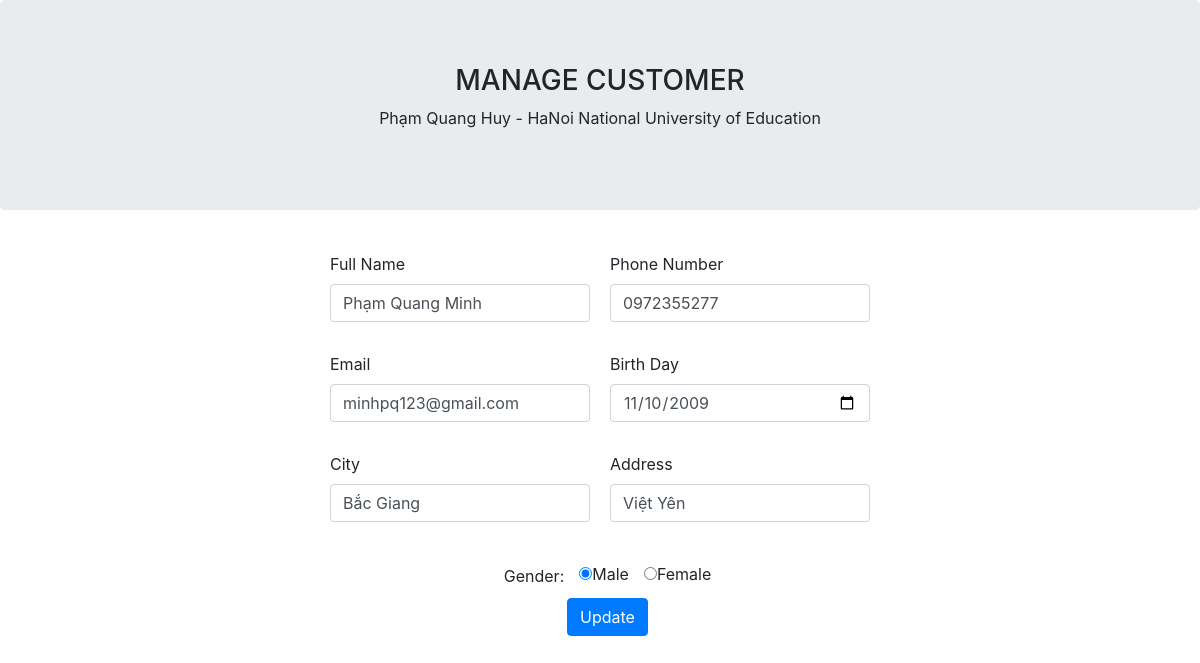
The page /editdb.php?edit=35 on the database its author committed.
### tables this page shows
CREATE TABLE `customer` (
  `id` int(11) NOT NULL,
  `name` varchar(50) NOT NULL,
  `birthday` date NOT NULL,
  `gender` varchar(5) NOT NULL,
  `city` varchar(50) NOT NULL,
  `address` varchar(100) NOT NULL,
  `email` char(50) NOT NULL,
  `phone` char(20) NOT NULL
);

### db_connection.php (called while the page is built, shortened)
<?php
class ConnectionDataBase
{
    public $connection;
    function __construct()
    {
        $servername = "localhost";
        $username = "root";
        $password = "";
        $database = "managecustomer";
        $this->connection = new mysqli($servername, $username, $password, $database) or die("Connection failed: %s\n" . $this->connection->error);
    }
    function selectforData($array)
    {
        $sql = "SELECT * FROM customer WHERE id = '$array'";
        $result = $this->connection->query($sql);
        return $result;
    }
}

### editdb.php (the view, shortened to what this page needs)
<?php
include("db_connection.php");
$connection = new connectionDatabase();
for ($i = 0; $i < 8; $i++) {
    $array[$i] = '';
}
$check1 = $check2 = '';
if (isset($_GET['edit'])) {
    $id  = addslashes($_GET['edit']);
    $result = $connection->selectforData($id);
    $array = mysqli_fetch_assoc($result);
    if ($array['gender'] == "Nam") {
        $check1 = 'checked';
        $check2 = ' ';
    }
}
?>
<!DOCTYPE html>
<html lang="en">
<head>
    <link rel="stylesheet" href="css/bootstrap.min.css" type="text/css">
    <link rel="stylesheet" href="css/custom.min.css" type="text/css">
</head>
<body>
    <div class="jumbotron text-center">
        <h3>MANAGE CUSTOMER</h3>
        <P>Phạm Quang Huy - HaNoi National University of Education</P>
    </div>
    <form name="myForm" action="editdb.php" onsubmit="return validateForm()" method="post">
        <div class="container">
            <div class="form-row">
                <div class="form-group col-sm-3" id="box1">
                    <label for="nName">Full Name</label>
                    <input type="text" class="form-control" name="name" id="name" value="<?php echo $array['name']; ?>">
                </div>
                <div class="form-group col-sm-3" id="box2">
                    <label for="nPhone">Phone Number</label>
                    <input type="text" class="form-control" name="phone" id="phone"
                        value="<?php echo $array['phone']; ?>">
                </div>
            </div>
            <div class="form-row">
                <div class="form-group col-sm-3" id="box1">
                    <label for="nEmail">Email</label>
                    <input type="email" class="form-control" name="email" id="mail"
                        value="<?php echo $array['email']; ?>">
                </div>
                <div class="form-group col-sm-3" id="box2">
                    <label for="nAge">Birth Day</label>
                    <input type="date" class="form-control" name="birthday" value="<?php echo $array['birthday']; ?>">
                </div>
            </div>
            <div class="form-row">
                <div class="form-group col-sm-3" id="box1">
                    <label for="nEmail">City</label>
                    <input type="text" class="form-control" name="city" value="<?php echo $array['city']; ?>">
                </div>
                <div class="form-group col-sm-3" id="box2">
                    <label for="nAge">Address</label>
                    <input type="text" class="form-control" name="address" value="<?php echo $array['address']; ?>">
                </div>
            </div>
            <div class="form-row">
                <div class="form-group col-sm-3" id="box2">
                </div>
            </div>
        </div>
        <div class="outer">
            <label for="nGioiTinh" id="box3">Gender: </label>
            <label><input type="radio" id="box3" name="gender" value="Nam" <?php echo $check1; ?>>Male</label>
            <label><input type="radio" id="box3" name="gender" value="Nữ" <?php echo $check2; ?>>Female</label>
        </div>
        <div class="outer">
            <div id="box3">
                <button type="submit" name="update" class="btn btn-primary" value="update">Update</button>
            </div>
        </div>
    </form>
</body>
</html>

### rows shown on the page
customer: name "Phạm Quang Minh", phone "0972355277", email "minhpq123@gmail.com", birthday "11/10/2009", city "Bắc Giang", address "Việt Yên"
